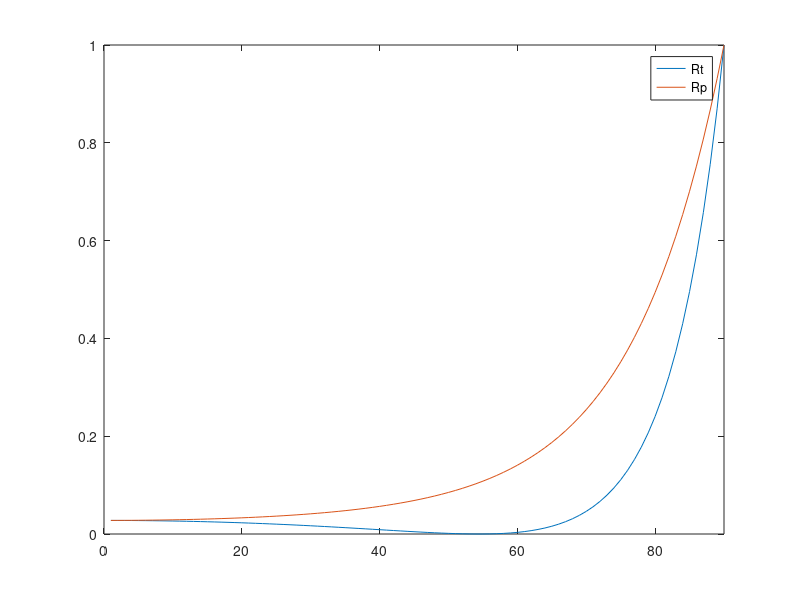
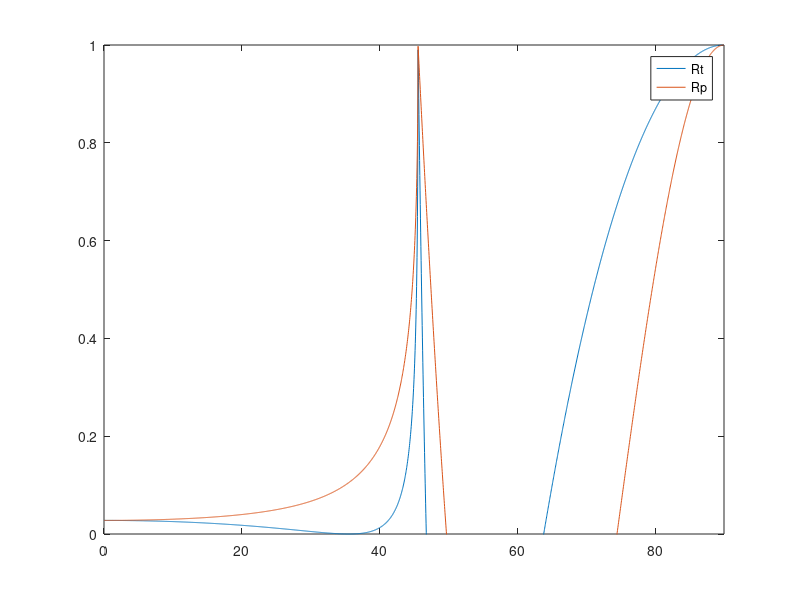

Source code (MATLAB) for these figures, in order:

%Indeces of refraction
N1 = 1.0;
N2 = 1.4;

%From air (1.0) into material (1.4)
theta1 = 1:90;
Rp = [];
Rt = [];

for theta=1:90
    i = (theta / 180) * pi;
    t = sqrt(1 - ((N1/N2)*sin(i))^2);
    
    Rp(theta) = ( (N1 * cos(i) - N2 *t) / ...
        (N1 * cos(i) + N2 *t)) ^ 2;
    Rt(theta) = ((N1 * t - N2 *cos(i)) / ...
        (N1 * t + N2 *cos(i))) ^ 2;
    if(Rt(theta) < 0.00002)
        disp(['Brewsters angle: ', num2str(theta)])
    end
end

figure;
title ('N1 = 1.0, N2 = 1.4');
plot(theta1, Rt, theta1, Rp);
legend('Rt','Rp');
axis([0,90,0,1]);

%Exiting material
N1 = 1.4;
N2 = 1.0;

theta1 = 0:0.03125:90;
Rp = [];
Rt = [];

for theta=1:2881
    i = (theta1(theta) / 180) * pi;
    t = sqrt(1 - ((N1/N2)*sin(i))^2);
    
    Rp(theta) = ( (N1 * cos(i) - N2 *t) / ...
        (N1 * cos(i) + N2 *t)) ^ 2;
    Rt(theta) = ((N1 * t - N2 *cos(i)) / ...
        (N1 * t + N2 *cos(i))) ^ 2;
    if(abs(1 - Rp(theta)) < 0.1 && (theta/32 < 70) )
        disp(['Critical angles: ', num2str(theta/32)]);
    end
    
end
figure;
title ('N1 = 1.0, N2 = 1.4');
plot(theta1, Rt, theta1, Rp);
legend('Rt','Rp');
axis([0,90,0,1]);